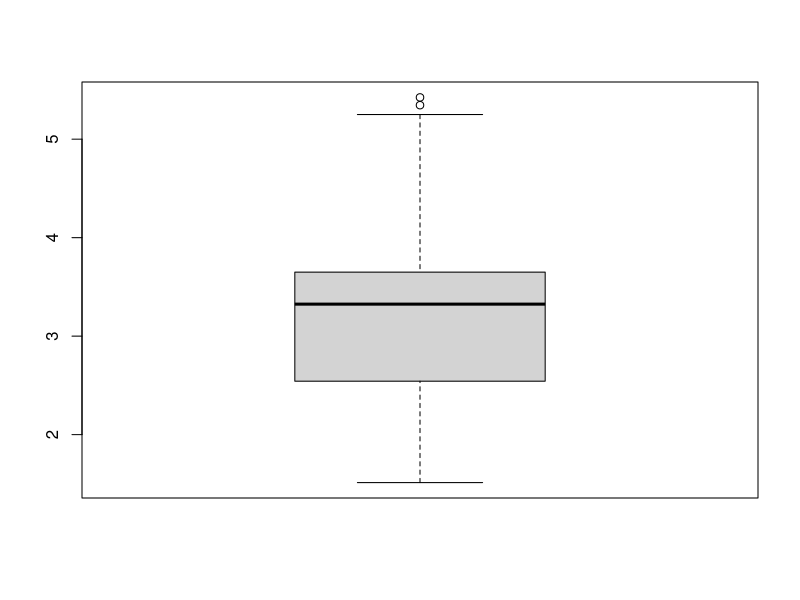
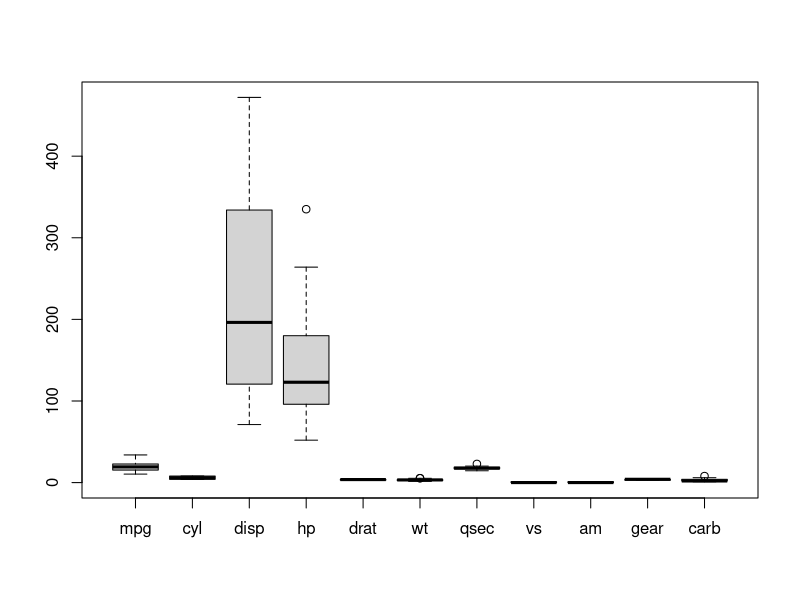

The R source for these figures, in order:
# 데이터 정제

# 원시 데이터 raw data 에는 관측치 만이 아니라 결측치(누락값)와
# 일반적인 값보다 편차가 현저히 크거나 작은 이상치가 많이 있다.
# 분석을 할때 오류가 발생되거나 불석 결과 자체를 왜곡시킬수 있다.
# 데이터 분석에서 가장 중요한 과정이 바로 결측치와 이상치를 처리하는데이터 정제이다.

# 결측치 확인
# 결측치는 결측값, 누락값 NA (Not Available) 로 표현한다. 결측치가 있는 경우
# 연산을 한 결과도 NA로 나오므로 결측치를 제외/제거 하거나 또는 다른 값으로 대체 해야 한다.

# 결측치를 확인하는 함수 is.na(변수명)

# table(is.na(변수명)) <-- 결측치 빈도를 확인.

x <- c(1,2,NA,4,5)
sum(x)
is.na(x)
table(is.na(x))

# sum() 함수로 데이터의 합걔를 구했지만 결과로 NA이 나온다. 연산시 NA 이 있으면
# 결과도 NA로 나오게 된다. is.na() 결측치를 확인하였을때 TRUE값이 나오면 결측치가
# 있다는 의미이다. 하지만 가독성이 떨이지므로 table(is.na(변수명)) 빈도를 계산하여
# 주므로 결측치 개수를 알수 있다.

sum(x, na.rm = T)

# na.rm = T 옵션을 지정하면 결측치를 제외하고 계산 결과를 반환한다.

data("airquality")
is.na(airquality)

table(is.na(airquality))  # 결측치와 아닌것들의 개수
sum(is.na(airquality))    # 전체의 결측치의 개수
colSums(is.na(airquality)) # 열별로 각각의 결측치의 계산


# 결측치 처리 / 제거

# na.omit(변수명)
# 결측치가 존재하는 행 전체를 제거한다.

na.omit(airquality)
table(is.na(airquality))

# 결측치 대체하기

# 변수명[is.na(변수명)] <- 대체값

data("airquality")
airquality[is.na(airquality)] <- 0
colSums(is.na(airquality))


# 이상치 확인
# 이상치는 극단치라고도 부른다. 데이터에서 정상적인 범주를 벗어난 값을 말한다.
# 이상치는 결과를 왜곡하기 때문에 결측치로 만들어 처리한다.
# 이상치는 어떻게 파악할수 있을가. bowplot 을 이용하면 쉽게 파악 가능하다.

data(mtcars)
boxplot(mtcars$wt)

# 윗수염을 벗어난 값은 이상치로 볼수 있다.

boxplot(mtcars)$status

# 이상치 처리

# 이상치 -> 결측치 -> 0 / 평균 / 최빈

mtcars$wt > 5.25

mtcars$wt <- ifelse(mtcars$wt >5.25, NA, mtcars$wt)

mtcars$wt > 5.25


y2 <- c(-16,22,31,NA,52,66,74,88,99,105,200,253,NA)

#y2 데이터의 결측치를 확인하세요 2가지

is.na(y2)
table(is.na(y2))

# y2 데이터의 결측치를 제거한 평균을 구하는 코드를 작성하세요

mean(y2, na.rm = T)

# y2 데이터의 결측치를 100으로 대체하고 평균을 구하시오

y2 <- ifelse(is.na(y2), 100, y2)
mean(y2)

# ggplot2 (reshape2, dplyr 패키지들을 만든 해들리 위컴이 만든 ggplot2)

# 기본 그래프를 그리고 그안에 다양한 옵션을 계속 포개는 방식으로 그래프를 표현한다.




